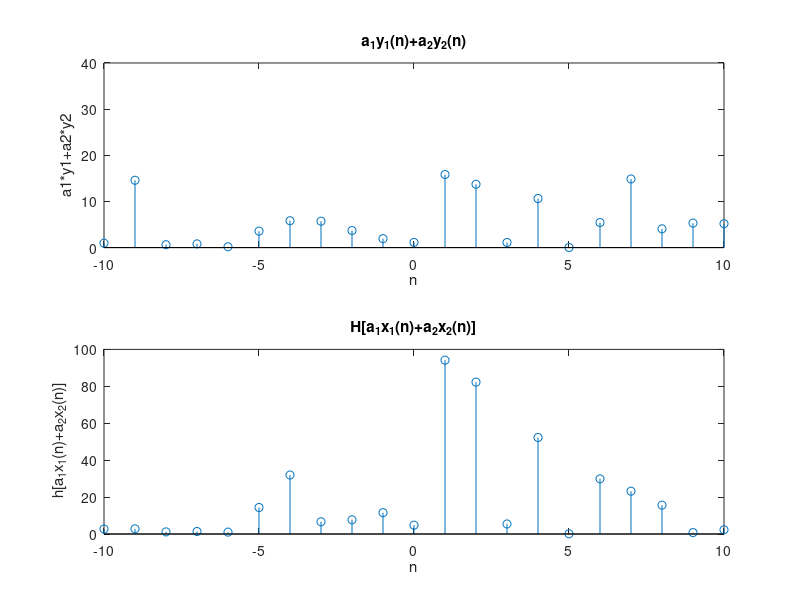

MATLAB code to generate this figure:
n = -10:10; 
x1 = randn(size(n)); %tin hieu x1 random 
x2 = randn(size(n)); %tin hieu x2 random 
a1 = 4; a2 = 2;     %a1, a2 random
y1 = x1.^2; 
y2 = x2.^2;  
axis([-10 10 0 40]);
subplot(211), stem(n,a1*y1+a2*y2);
xlabel('n'); ylabel('a1*y1+a2*y2');
title('a_1y_1(n)+a_2y_2(n)'); 

y = (a1.*x1 + a2.*x2).^2;
axis([-10 10 0 40]);
subplot(212), stem(n,y); 
xlabel('n'); ylabel(' h[a_1x_1(n)+a_2x_2(n)]');
title('H[a_1x_1(n)+a_2x_2(n)]');

%not tuyen tinh